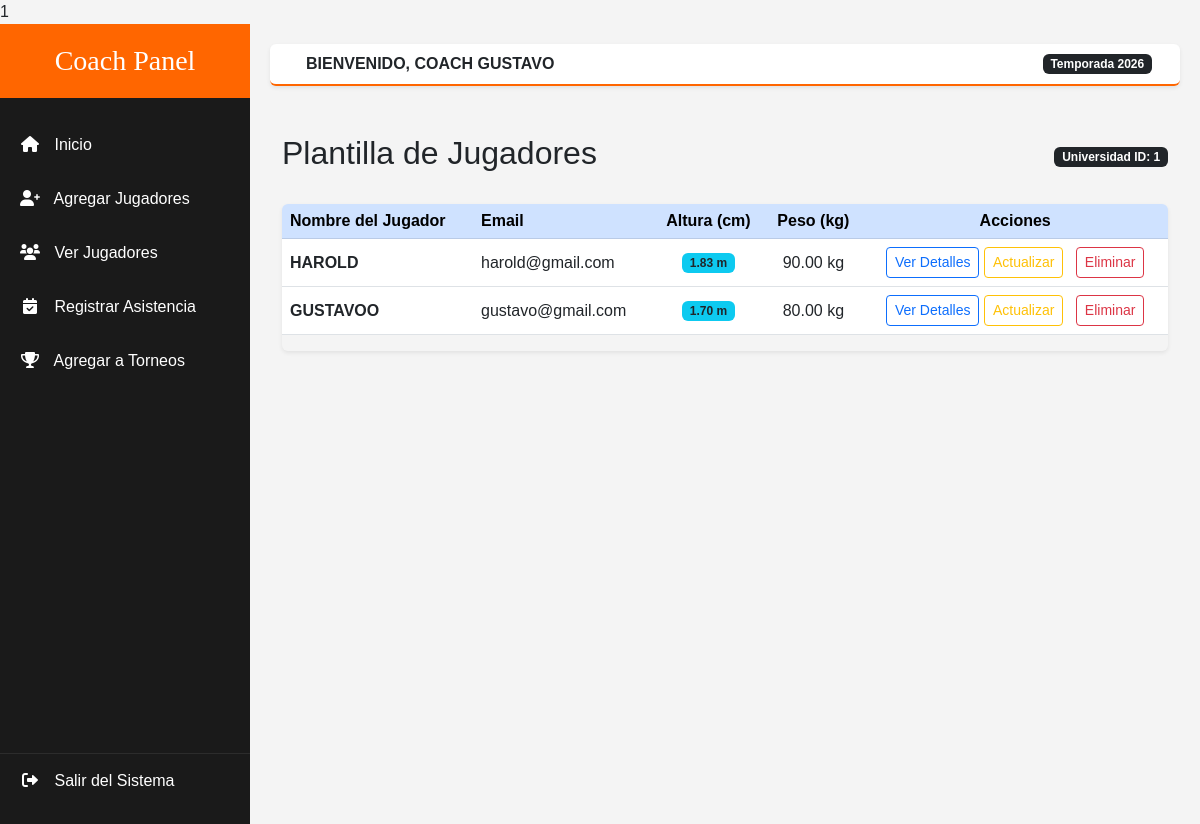
Screenshot of /client/entrenador/views/jugadores/index.php (signed in) with the database file from the repository.
### tables this page shows
CREATE TABLE `usuarios` (
  `id_usuario` int(11) NOT NULL,
  `nombre_usuario` varchar(100) NOT NULL,
  `password_usuario` varchar(255) NOT NULL,
  `email_usuario` varchar(100) DEFAULT NULL,
  `id_universidad_fk` int(11) DEFAULT NULL,
  `id_rol_fk` int(11) DEFAULT NULL,
  `fecha_creacion` timestamp NOT NULL DEFAULT current_timestamp(),
  `fecha_actualizacion` timestamp NOT NULL DEFAULT current_timestamp() ON UPDATE current_timestamp(),
  `isActive` int(11) DEFAULT NULL
);

CREATE TABLE `jugadores` (
  `id_jugador` int(11) NOT NULL,
  `nombre_jugador` varchar(100) DEFAULT NULL,
  `email_jugador` varchar(100) DEFAULT NULL,
  `password_jugador` varchar(255) DEFAULT NULL,
  `altura_jugador` decimal(3,2) DEFAULT NULL,
  `peso_jugador` decimal(5,2) DEFAULT NULL,
  `fecha_nacimiento` date DEFAULT NULL,
  `id_universidad_fk` int(11) DEFAULT NULL,
  `id_objetivo_fk` int(11) DEFAULT NULL,
  `isActive` int(11) DEFAULT NULL,
  `fecha_creacion` timestamp NOT NULL DEFAULT current_timestamp(),
  `fecha_actualizacion` timestamp NOT NULL DEFAULT current_timestamp() ON UPDATE current_timestamp(),
  `imagen_jugador` text DEFAULT NULL
);

### app/config.php (called while the page is built, shortened)
<?php
    $URL = "http://localhost/academy";
?>

### client/entrenador/layouts/verificacion.php (called while the page is built, shortened)
<?php
    require_once __DIR__ . '/../../../app/config.php';
    if (!isset($_SESSION['sesionentrenador'])) {
        $_SESSION['mensaje'] = "Debes iniciar sesión para acceder";
        $_SESSION['icon_mensaje'] = "warning";
        header('Location: ' . $URL . '/login.php');
        exit();
    } else {
        $usuario_sesion = $_SESSION['sesionentrenador'];
        $sql2 = "SELECT * FROM usuarios WHERE email_usuario = :email";
        $query = $pdo->prepare($sql2);
        $query->bindParam(':email', $usuario_sesion);
        $query->execute();
        $usuarioLogueado = $query->fetch(PDO::FETCH_ASSOC);
    }
?>

### app/controllers/controllers_entrenador/jugadores/read.php (called while the page is built)
<?php
$sql = "SELECT * FROM jugadores WHERE id_universidad_fk = :id_uni";
$query = $pdo->prepare($sql);
$query->bindParam(':id_uni', $usuarioLogueado['id_universidad_fk']);
$query->execute();
$jugadores = $query->fetchAll(PDO::FETCH_ASSOC);
?>

### client/entrenador/views/jugadores/index.php (the view)
<?php include '../../layouts/verificacion.php'; ?>
<?php include '../../layouts/parte1.php'; ?>
<?php include '../../../../app/controllers/controllers_entrenador/jugadores/read.php'; ?>
<div class="container mt-5">
    <div class="d-flex justify-content-between align-items-center mb-4">
        <h2>Plantilla de Jugadores</h2>
        <span class="badge bg-dark">Universidad ID: <?= htmlspecialchars($usuarioLogueado['id_universidad_fk']) ?></span>
    </div>
    <div class="table-responsive shadow-sm rounded">
        <table class="table table-hover align-middle">
            <thead class="table-primary">
                <tr>
                    <th>Nombre del Jugador</th>
                    <th>Email</th>
                    <th class="text-center">Altura (cm)</th>
                    <th class="text-center">Peso (kg)</th>
                    <th class="text-center">Acciones</th>
                </tr>
            </thead>
            <tbody>
                <?php if (count($jugadores) > 0): ?>
                    <?php foreach ($jugadores as $jugador): ?>
                        <tr>
                            <td class="fw-bold text-uppercase"><?= htmlspecialchars($jugador['nombre_jugador']) ?></td>
                            <td><?= htmlspecialchars($jugador['email_jugador']) ?></td>
                            <td class="text-center">
                                <span class="badge bg-info text-dark"><?= htmlspecialchars($jugador['altura_jugador']) ?> m</span>
                            </td>
                            <td class="text-center"><?= htmlspecialchars($jugador['peso_jugador']) ?> kg</td>
                            <td class="text-center">
                                <a href="read.php?id=<?= $jugador['id_jugador'] ?>" class="btn btn-outline-primary btn-sm">
                                    <i class="bi bi-person-bounding-box"></i> Ver Detalles
                                </a>
                                <a href="update.php?id=<?= $jugador['id_jugador'] ?>" class="btn btn-outline-warning btn-sm">
                                    <i class="bi bi-person-bounding-box"></i> Actualizar
                                </a>
                                <a href="delete.php?id=<?= $jugador['id_jugador'] ?>" class="btn btn-outline-danger btn-sm ms-2">
                                    <i class="bi bi-trash"></i> Eliminar
                                </a>
                            </td>
                        </tr>
                    <?php endforeach; ?>
                <?php else: ?>
                    <tr>
                        <td colspan="5" class="text-center text-muted">No hay jugadores registrados para esta universidad.</td>
                    </tr>
                <?php endif; ?>
            </tbody>
        </table>
    </div>
</div>
<?php include '../../layouts/parte2.php'; ?>

### client/entrenador/layouts/parte1.php (shortened to what this page needs)
<?php
    require_once __DIR__ . '/../../../app/config.php';
?>
<!DOCTYPE html>
<html lang="es">
<head>
    <link href="https://cdn.jsdelivr.net/npm/bootstrap@5.3.0/dist/css/bootstrap.min.css" rel="stylesheet">
    <link rel="stylesheet" href="https://cdnjs.cloudflare.com/ajax/libs/font-awesome/6.0.0/css/all.min.css">
</head>
<body>
<div class="wrapper">
    <nav id="sidebar">
        <div class="sidebar-header text-center">
            <h3 class="bebas mb-0">Coach Panel</h3>
        </div>
        <ul class="list-unstyled components">
            <li class="active">
                <a href="#"><i class="fas fa-home"></i> Inicio</a>
            </li>
            <li>
                <a href="<?php echo $URL . '/client/entrenador/views/jugadores/create.php'; ?>"><i class="fas fa-user-plus"></i> Agregar Jugadores</a>
            </li>
            <li>
                <a href="<?php echo $URL . '/client/entrenador/views/jugadores/index.php'; ?>"><i class="fas fa-users"></i> Ver Jugadores</a>
            </li>
            <li>
                <a href="#"><i class="fas fa-calendar-check"></i> Registrar Asistencia</a>
            </li>
            <li>
                <a href="#"><i class="fas fa-trophy"></i> Agregar a Torneos</a>
            </li>
        </ul>
        <div class="logout-section">
            <ul class="list-unstyled">
                <li>
                    <a href="<?php echo $URL; ?>/app/controllers/controllers_entrenador/logout.php" class="logout-link text-white">
                        <i class="fas fa-sign-out-alt"></i> Salir del Sistema
                    </a>
                </li>
            </ul>
        </div>
    </nav>
    <div id="content">
        <nav class="navbar navbar-expand-lg navbar-admin px-3 py-2 shadow-sm rounded">
            <div class="container-fluid">
                <span class="ms-2 fw-bold text-uppercase">Bienvenido, Coach <?php echo $usuarioLogueado['nombre_usuario']; ?></span>
                <div class="ms-auto">
                    <span class="badge bg-dark">Temporada 2026</span>
                </div>
            </div>
        </nav>

### client/entrenador/layouts/parte2.php (shortened to what this page needs)
    </div>
</div>
</body>
</html>

### client/entrenador/layouts/parte1.php (style rules this page uses)
:root { --naranja-basket: #ff6600; --negro-pro: #1a1a1a; --gris-suave: #2c2c2c; }
body { font-family: 'Poppins', sans-serif; background-color: #f4f4f4; }
.bebas { font-family: 'Bebas Neue', cursive; }
.wrapper { display: flex; width: 100%; align-items: stretch; }
#sidebar { min-width: 250px; max-width: 250px; background: var(--negro-pro); color: #fff; transition: all 0.3s; min-height: 100vh; display: flex; flex-direction: column; }
#sidebar .sidebar-header { padding: 20px; background: var(--naranja-basket); }
#sidebar ul.components { padding: 20px 0; }
#sidebar ul li a { padding: 15px 20px; display: block; color: white; text-decoration: none; transition: 0.3s; font-weight: 500; }
#sidebar ul li a i { margin-right: 10px; width: 20px; text-align: center; }
#content { width: 100%; padding: 20px; }
.navbar-admin { background: white; border-bottom: 2px solid var(--naranja-basket); margin-bottom: 30px; }
.logout-section { margin-top: auto; border-top: 1px solid var(--gris-suave); }

### rows the page displays
usuarios: nombre_usuario "GUSTAVO", id_universidad_fk "1"
jugadores: nombre_jugador "HAROLD", email_jugador "harold@gmail.com", altura_jugador "1.83", peso_jugador "90.00"
jugadores: nombre_jugador "GUSTAVOO", email_jugador "gustavo@gmail.com", altura_jugador "1.70", peso_jugador "80.00"
